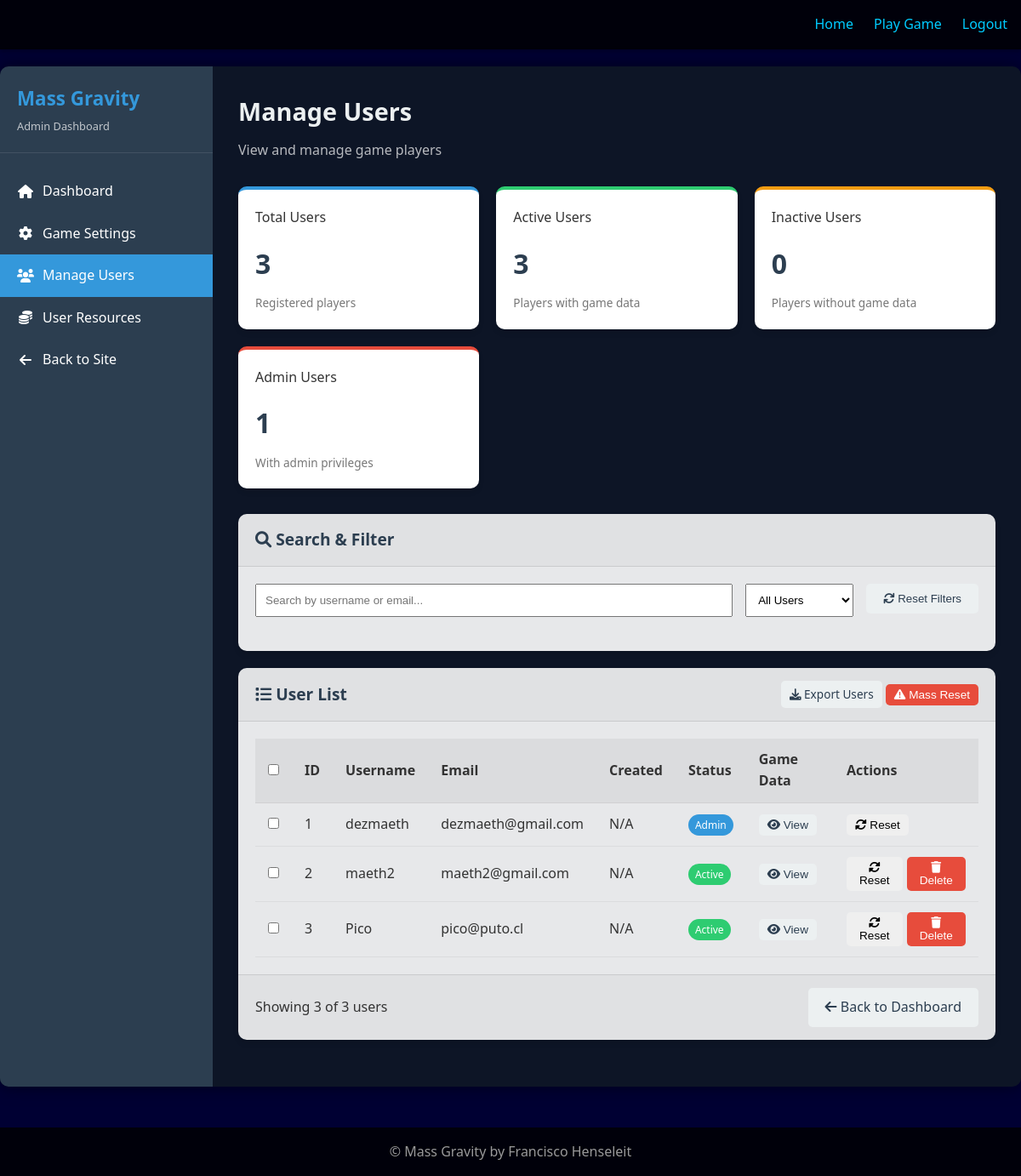
Before: /admin/users (signed in) with the older database file.
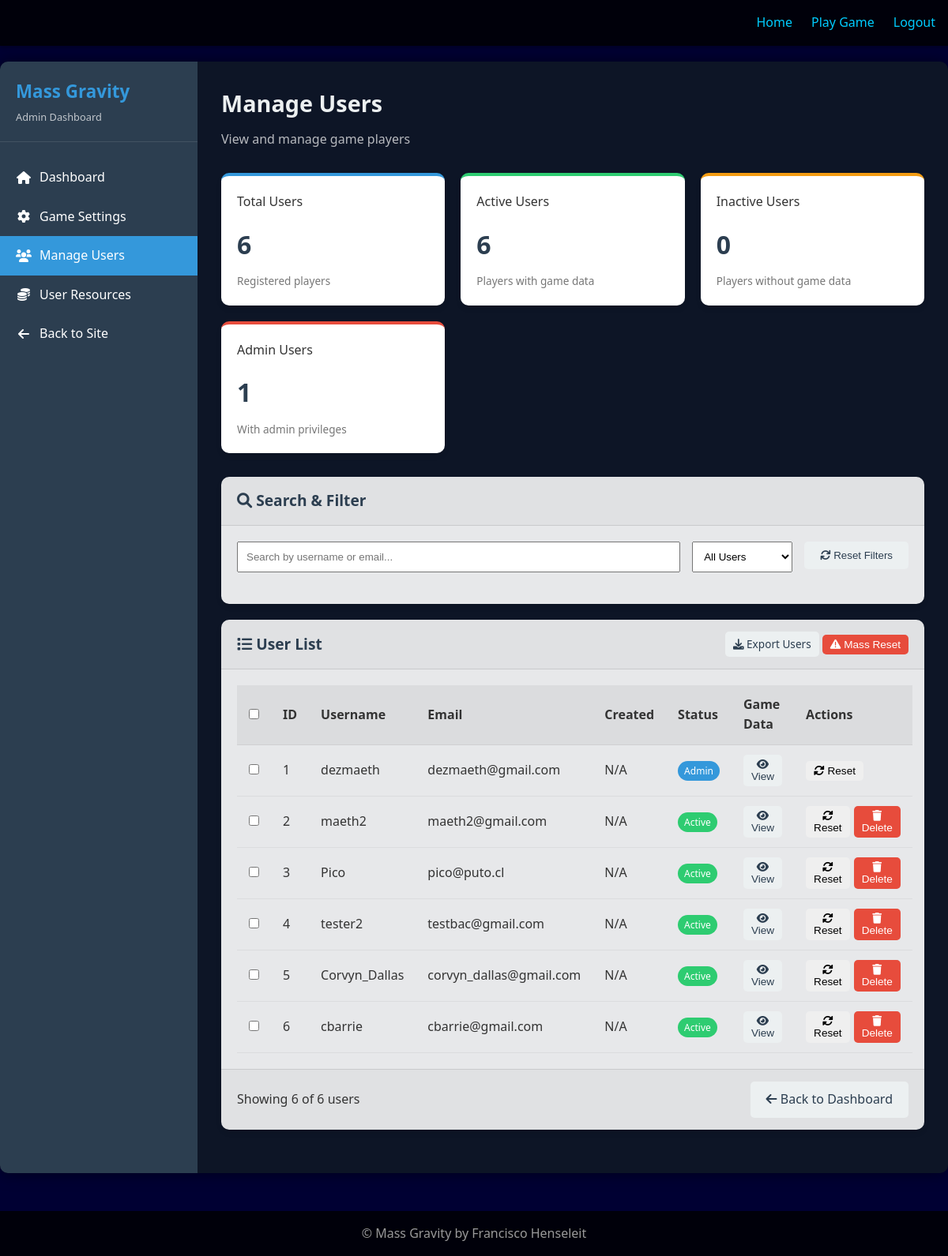
After: the same page with the newer database file.
### flask_app/models/user.py (models this page shows, shortened)
class User(UserMixin, db.Model):
    id = db.Column(db.Integer, primary_key=True)
    username = db.Column(db.String(64), unique=True, index=True)
    email = db.Column(db.String(120), unique=True, index=True)
    password_hash = db.Column(db.String(128))
    faction = db.Column(db.String(10), nullable=False)
    game_data = db.Column(db.Text, default="{}")

### flask_app/routes/admin.py (the view)
@admin.route('/users')
@login_required
@admin_required
def users():
    users = User.query.all()
    active_count = sum(1 for user in users if user.game_data and user.game_data != '{}')
    admin_count = sum(1 for user in users if user.id == 1)  # Simplified admin check
    return render_template('admin/users.html',
                          users=users,
                          active_count=active_count,
                          admin_count=admin_count)

### flask_app/models/user.py (called while the page is built)
@login_manager.user_loader
def load_user(user_id):
    return User.query.get(int(user_id))

### flask_app/routes/admin.py (called while the page is built)
def admin_required(f):
    @functools.wraps(f)
    def decorated_function(*args, **kwargs):
        if not current_user.is_authenticated or current_user.id != 1:
            flash('Admin access required')
            return redirect(url_for('main.index'))
        return f(*args, **kwargs)
    return decorated_function

### flask_app/templates/admin/users.html (shortened to what the changed rows need)
{% extends 'base.html' %}
{% block head %}
<link rel="stylesheet" href="{{ url_for('static', filename='css/admin.css') }}">
<link rel="stylesheet" href="https://cdnjs.cloudflare.com/ajax/libs/font-awesome/6.0.0/css/all.min.css">
{% endblock %}
{% block content %}
<div class="admin-container">
    <div class="admin-content">
        <div class="admin-content-header">
            <h2>Manage Users</h2>
        </div>
        <div class="admin-stats">
            <div class="admin-stat-card primary">
                <h3>Total Users</h3>
                <div class="stat-value">{{ users|length }}</div>
                <div class="stat-description">Registered players</div>
            </div>
            <div class="admin-stat-card success">
                <h3>Active Users</h3>
                <div class="stat-value">{{ active_count }}</div>
                <div class="stat-description">Players with game data</div>
            </div>
        </div>
        <div class="admin-card">
            <div class="admin-card-body">
                <table class="admin-table" id="usersTable">
                    <thead>
                        <tr>
                            <th><input type="checkbox" id="selectAllUsers"></th>
                            <th>ID</th>
                            <th>Username</th>
                            <th>Email</th>
                            <th>Created</th>
                            <th>Status</th>
                            <th>Game Data</th>
                            <th>Actions</th>
                        </tr>
                    </thead>
                    <tbody>
                        {% for user in users %}
                        <tr class="user-row"
                            data-username="{{ user.username }}"
                            data-email="{{ user.email }}"
                            data-status="{{ 'active' if user.game_data and user.game_data != '{}' else 'inactive' }}"
                            data-is-admin="{{ 'true' if user.id == 1 else 'false' }}">
                            <td><input type="checkbox" class="user-select" data-id="{{ user.id }}"></td>
                            <td>{{ user.id }}</td>
                            <td>{{ user.username }}</td>
                            <td>{{ user.email }}</td>
                            <td>{{ user.created_at.strftime('%Y-%m-%d') if user.created_at else 'N/A' }}</td>
                            <td>
                                {% if user.id == 1 %}
                                <span class="admin-badge admin-badge-primary">Admin</span>
                                {% elif user.game_data and user.game_data != '{}' %}
                                <span class="admin-badge admin-badge-success">Active</span>
                                {% else %}
                                <span class="admin-badge admin-badge-secondary">Inactive</span>
                                {% endif %}
                            </td>
                            <td>
                                {% if user.game_data and user.game_data != '{}' %}
                                <button class="admin-btn admin-btn-sm admin-btn-secondary view-game-data" data-userid="{{ user.id }}">
                                    <i class="fas fa-eye"></i> View
                                </button>
                                {% else %}
                                <span class="admin-badge admin-badge-secondary">No Data</span>
                                {% endif %}
                            </td>
                            <td>
                                <div class="actions">
                                    <form action="{{ url_for('admin.reset_user', user_id=user.id) }}" method="POST" style="display: inline-block;">
                                        <button type="submit" class="admin-btn admin-btn-sm admin-btn-warning" onclick="return confirm('Are you sure you want to reset this user\'s game data? This action cannot be undone.');">
                                            <i class="fas fa-sync-alt"></i> Reset
                                        </button>
                                    </form>
                                    {% if user.id != 1 %}
                                    <button class="admin-btn admin-btn-sm admin-btn-danger delete-user" data-userid="{{ user.id }}">
                                        <i class="fas fa-trash"></i> Delete
                                    </button>
                                    {% endif %}
                                </div>
                            </td>
                        </tr>
                        {% endfor %}
                    </tbody>
                </table>
            </div>
            <div class="admin-card-footer admin-flex-between">
                <div>
                    <span>Showing <span id="visibleCount">{{ users|length }}</span> of {{ users|length }} users</span>
                </div>
            </div>
        </div>
    </div>
</div>
{% endblock %}

Changed rows visible on the page:
added User: id "4", username "tester2", email "testbac@gmail.com", created_at "N/A", shows "Active"
added User: id "5", username "Corvyn_Dallas", email "corvyn_dallas@gmail.com", created_at "N/A", shows "Active"
added User: id "6", username "cbarrie", email "cbarrie@gmail.com", created_at "N/A", shows "Active"
Other visible differences:
{{ users|length }}: "3" → "6"
{{ active_count }}: "3" → "6"
